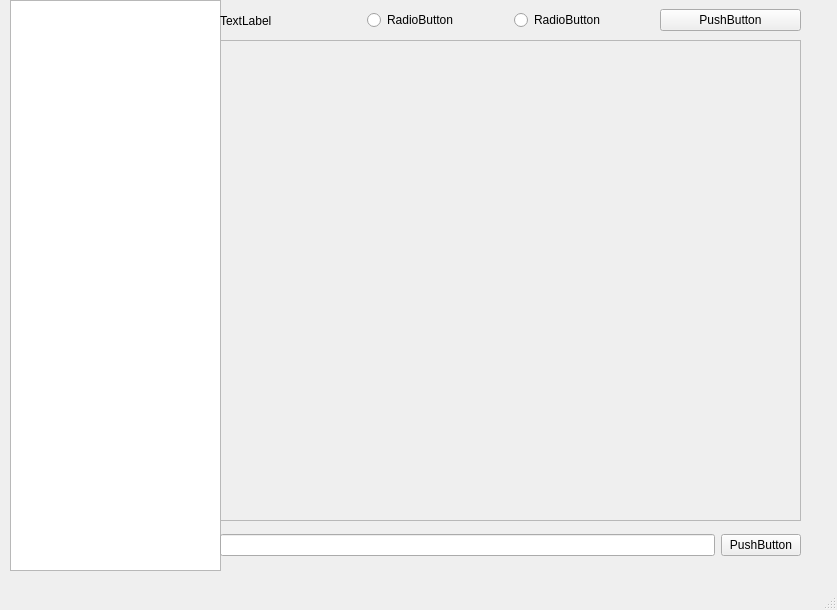
<?xml version="1.0" encoding="UTF-8"?>
<ui version="4.0">
 <class>MainWindow</class>
 <widget class="QMainWindow" name="MainWindow">
  <property name="geometry">
   <rect>
    <x>0</x>
    <y>0</y>
    <width>837</width>
    <height>610</height>
   </rect>
  </property>
  <property name="windowTitle">
   <string>MainWindow</string>
  </property>
  <widget class="QWidget" name="centralwidget">
   <widget class="QWidget" name="verticalLayoutWidget">
    <property name="geometry">
     <rect>
      <x>10</x>
      <y>0</y>
      <width>211</width>
      <height>571</height>
     </rect>
    </property>
    <layout class="QVBoxLayout" name="verticalLayout">
     <item>
      <widget class="QListWidget" name="listWidget"/>
     </item>
    </layout>
   </widget>
   <widget class="QWidget" name="horizontalLayoutWidget">
    <property name="geometry">
     <rect>
      <x>220</x>
      <y>520</y>
      <width>581</width>
      <height>51</height>
     </rect>
    </property>
    <layout class="QHBoxLayout" name="horizontalLayout">
     <item>
      <widget class="QLineEdit" name="lineEdit"/>
     </item>
     <item>
      <widget class="QPushButton" name="pushButton">
       <property name="text">
        <string>PushButton</string>
       </property>
      </widget>
     </item>
    </layout>
   </widget>
   <widget class="QWidget" name="horizontalLayoutWidget_3">
    <property name="geometry">
     <rect>
      <x>220</x>
      <y>0</y>
      <width>581</width>
      <height>41</height>
     </rect>
    </property>
    <layout class="QHBoxLayout" name="horizontalLayout_3">
     <item>
      <widget class="QLabel" name="label">
       <property name="text">
        <string>TextLabel</string>
       </property>
      </widget>
     </item>
     <item>
      <widget class="QRadioButton" name="radioButton_2">
       <property name="text">
        <string>RadioButton</string>
       </property>
      </widget>
     </item>
     <item>
      <widget class="QRadioButton" name="radioButton">
       <property name="text">
        <string>RadioButton</string>
       </property>
      </widget>
     </item>
     <item>
      <widget class="QPushButton" name="pushButton_2">
       <property name="text">
        <string>PushButton</string>
       </property>
      </widget>
     </item>
    </layout>
   </widget>
   <widget class="QScrollArea" name="scrollArea_2">
    <property name="geometry">
     <rect>
      <x>220</x>
      <y>40</y>
      <width>581</width>
      <height>481</height>
     </rect>
    </property>
    <property name="maximumSize">
     <size>
      <width>581</width>
      <height>481</height>
     </size>
    </property>
    <property name="widgetResizable">
     <bool>true</bool>
    </property>
    <widget class="QWidget" name="scrollAreaWidgetContents_2">
     <property name="geometry">
      <rect>
       <x>0</x>
       <y>0</y>
       <width>579</width>
       <height>479</height>
      </rect>
     </property>
    </widget>
   </widget>
  </widget>
  <widget class="QStatusBar" name="statusbar"/>
 </widget>
 <resources/>
 <connections/>
</ui>
